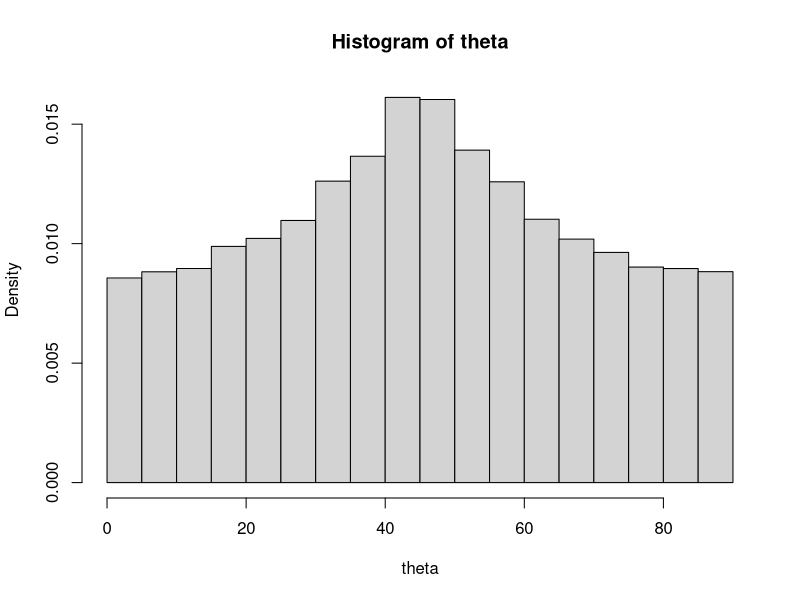

Source code (R):
## ---- chunk 1
set.seed(324)
X <- runif(1)
Y <- runif(1)
## ---- chunk 2
X <- runif(100000)
Y <- runif(100000)
theta <- atan(Y/X)*(180/pi)

## ---- chunk 3

hist(theta, freq = FALSE)


## ---- chunk 4
thetaNums <- quantile(theta)
LQ <- thetaNums[2]
median <- thetaNums[3]
UQ <- thetaNums[4]

# should have been
# quantile(theta, probs = seq(0.25, 0.50, 0.75))
#quantile(theta, probs = seq(0.50, 0.75))
#quantile(theta, probs = seq(0.75, 1))
## ---- chunk 5
thetaSet <- (30 < theta & theta < 60)
prob <- mean(thetaSet) *100
